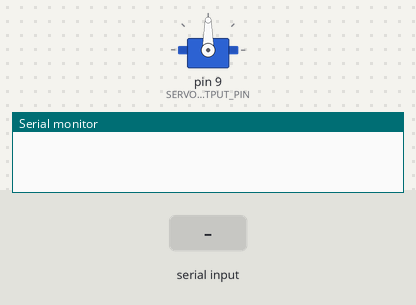
The sketch below on a simulated Arduino Uno, built with avr-gcc and run on an emulated ATmega328P. Shown: servo, the last lines printed to the serial monitor. The test bench sets the inputs (shaded band).

Above: at 1.2 s.
1.3 s: "30,150\n" received over Serial
At 2.2 s:
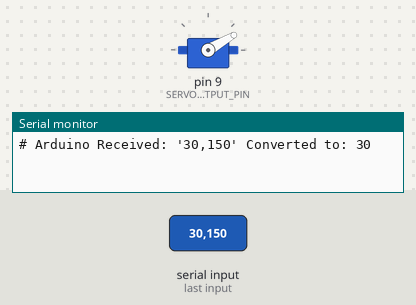
2.8 s: "5\n" received over Serial
At 3.3 s:
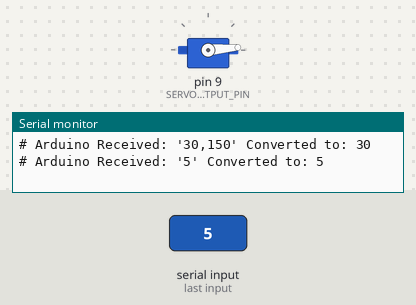
4.3 s: "200\n" received over Serial
At 5.5 s:
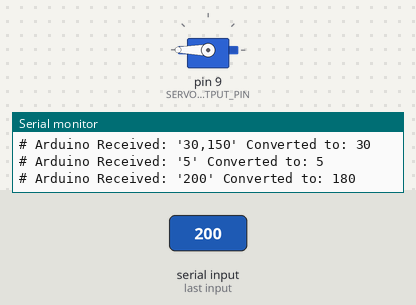
5.8 s: "90,45\n" received over Serial
At 6.9 s:
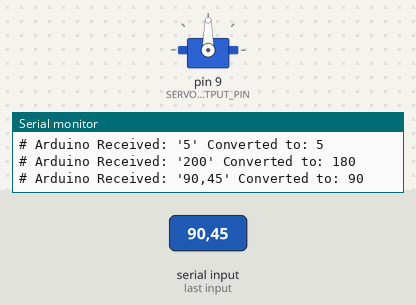
Timing chart, 0 to 8.3 s (numbered marks = the images above; inputs shaded):
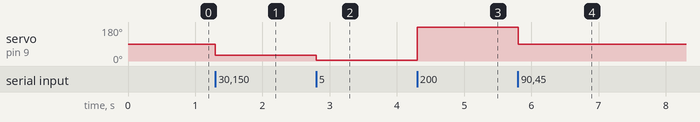

Measured:
- after the input at 1.3 s, servo on pin 9 (SERVO_OUTPUT_PIN): 90° → 30° at once
- after the input at 2.8 s, servo on pin 9 (SERVO_OUTPUT_PIN): 30° → 5° at once
- after the input at 4.3 s, servo on pin 9 (SERVO_OUTPUT_PIN): 5° → 180° at once
- after the input at 5.8 s, servo on pin 9 (SERVO_OUTPUT_PIN): 180° → 90° at once

The sketch:

ServoSerialIn.ino
```cpp
/**
 * Control a servo motor angle with serial input. The serial stream can either
 * be an integer between 0 - 180 (inclusive) or a floating point between [0, 1] (inclusive).
 * The latter will be converted to an angle between 0 - 180
 *
 * See the Arduino servo library:
 * https://www.arduino.cc/reference/en/libraries/servo/
 *
 * By Jon E. Froehlich
 * @jonfroehlich
 * http://makeabilitylab.io
 *
 */
#include <Servo.h>

const int SERVO_OUTPUT_PIN = 9;
const int MAX_ANALOG_VAL = 1023;

const int MIN_SERVO_ANGLE = 0;
const int MAX_SERVO_ANGLE = 180;

Servo _servo;
int _serialServoAngle = -1;

void setup()
{
  Serial.begin(115200);

  _servo.attach(SERVO_OUTPUT_PIN);
}

void loop()
{
  // Check if serial data exists, if so read it in
  if(Serial.available() > 0){
    // Read data off the serial port until we get to the endline delimiter ('\n')
    // Store all of this data into a string
    String rcvdSerialData = Serial.readStringUntil('\n');

    // We accept either integers between 0 and 180 or floats. Floats must always
    // have a period.
    int indexOfDecimal = rcvdSerialData.indexOf('.');
    if(indexOfDecimal != -1){
      float serialServoAngleF = rcvdSerialData.toFloat();
      _serialServoAngle = MIN_SERVO_ANGLE + (int)(serialServoAngleF * (MAX_SERVO_ANGLE - MIN_SERVO_ANGLE));
    }else{
      _serialServoAngle = rcvdSerialData.toInt();
    }

    _serialServoAngle = constrain(_serialServoAngle, MIN_SERVO_ANGLE, MAX_SERVO_ANGLE);

    // Echo back data
    Serial.print("# Arduino Received: '");
    Serial.print(rcvdSerialData);
    Serial.print("' Converted to: ");
    Serial.println(_serialServoAngle);

    // Write out new servo angle
    _servo.write(_serialServoAngle);
  }
}
```
